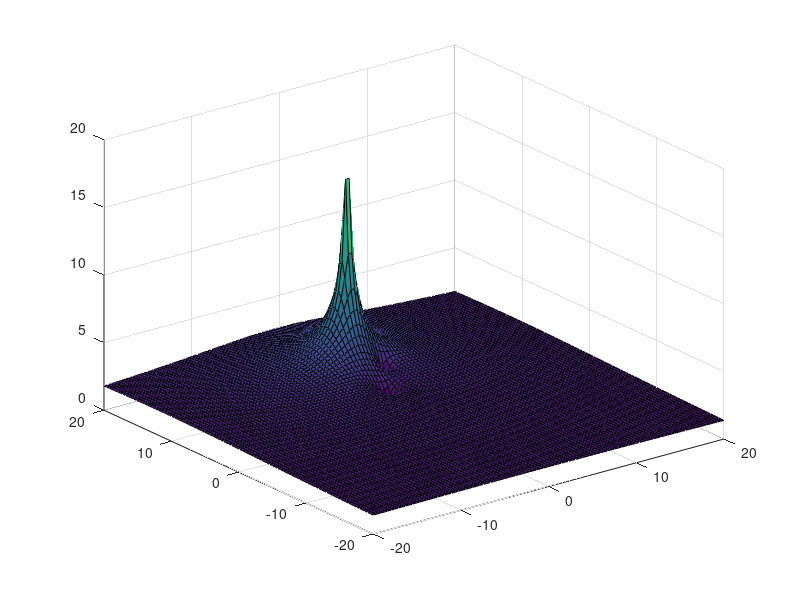

Recreate this plot in MATLAB.
clc
clear

n = 100;

x = linspace(-20,20,n);
y = linspace(-20,20,n);

for i = 1:n
    for j = 1:n
        k(i,j) = (((x(i)-10).^2) + (y(j)-0).^2);
        z1(i,j) = (1./k(i,j)).^0.2;
    end
end

for i = 1:n
    for j = 1:n
        z2(i,j) = -(1./(((x(i)-4).^2 + (y(j)-0).^2)))^0.2;
    end
end

for i = 1:n
    for j = 1:n
        z3(i,j) = -(1./(((x(i)-7).^2 + (y(j)-2).^2)))^0.2;
    end
end

z = (10*z1 +2*z2 +2*z3);


surf(x,y,z)